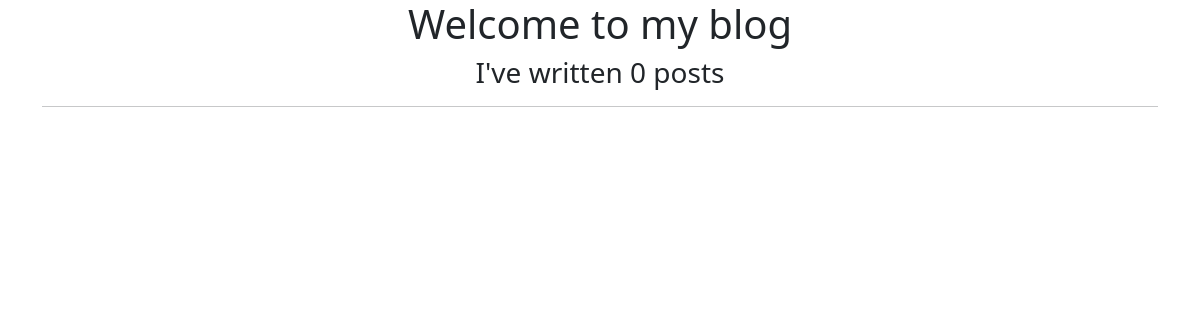
/, run on an earlier commit of the app's database.
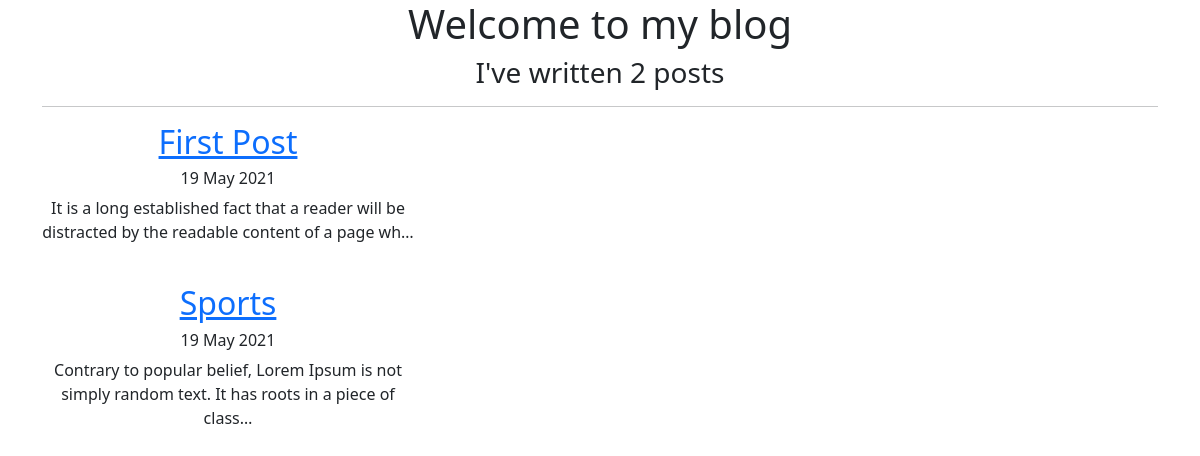
And on a later commit of the database.
### blog/models.py (models this page shows, shortened)
class Post(models.Model):
    title = models.CharField(max_length=200)
    text = models.TextField()
    createDate = models.DateField(auto_now_add=True)
    image = models.ImageField(upload_to='images/', blank=True)

### blog/views.py (the view)
# urls.py: path('', views.home, name='home'),
def home(request):
    posts = Post.objects.all()
    return render(request, 'home.html',{'posts': posts})

### blog/templates/home.html (shortened to what this page needs)
{% extends 'base.html' %}
{% block content %}
<div class="container text-center">
    <h1>Welcome to my blog</h1>
    <h3>I've written {{posts.count}} post{{posts.count|pluralize}}</h3>
    <hr>
        {% for post in posts %}
        <div class="col-4">
            <a href="{% url 'detail' post.id %}">
                <h2>{{post.title}}</h2>
            </a>
            <h6>{{post.createDate|date:"j F Y"}}</h6>
            <p>{{post.text|truncatechars:100}}</p>
            <br>
        </div>
        {% endfor %}
    </div>
{% endblock content %}

What changed in the data, as far as the page shows it:
added Post: title "First Post", createDate "19 May 2021", text "It is a long established fact that a reader will be distracted by the readable content of a page wh…"
added Post: title "Sports", createDate "19 May 2021", text "Contrary to popular belief, Lorem Ipsum is not simply random text. It has roots in a piece of class…"
Also different on the page:
{{ posts.count }}: "0" → "2"
